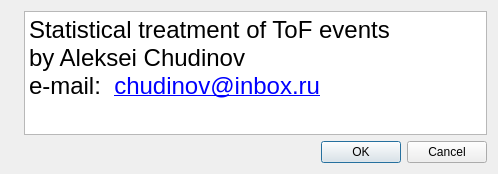
<?xml version="1.0" encoding="UTF-8"?>
<ui version="4.0">
 <class>DialogAbout</class>
 <widget class="QDialog" name="DialogAbout">
  <property name="windowModality">
   <enum>Qt::WindowModal</enum>
  </property>
  <property name="enabled">
   <bool>true</bool>
  </property>
  <property name="geometry">
   <rect>
    <x>0</x>
    <y>0</y>
    <width>498</width>
    <height>174</height>
   </rect>
  </property>
  <property name="windowTitle">
   <string>About</string>
  </property>
  <property name="windowIcon">
   <iconset resource="resources.qrc">
    <normaloff>:/Icons/mainIcon</normaloff>:/Icons/mainIcon</iconset>
  </property>
  <layout class="QVBoxLayout" name="verticalLayout">
   <item>
    <layout class="QHBoxLayout" name="horizontalLayout">
     <item>
      <widget class="QLabel" name="label">
       <property name="text">
        <string/>
       </property>
       <property name="pixmap">
        <pixmap resource="resources.qrc">:/Icons/mainIcon</pixmap>
       </property>
       <property name="scaledContents">
        <bool>false</bool>
       </property>
      </widget>
     </item>
     <item>
      <widget class="QTextEdit" name="textEdit">
       <property name="enabled">
        <bool>true</bool>
       </property>
       <property name="readOnly">
        <bool>true</bool>
       </property>
       <property name="html">
        <string>&lt;!DOCTYPE HTML PUBLIC &quot;-//W3C//DTD HTML 4.0//EN&quot; &quot;http://www.w3.org/TR/REC-html40/strict.dtd&quot;&gt;
&lt;html&gt;&lt;head&gt;&lt;meta name=&quot;qrichtext&quot; content=&quot;1&quot; /&gt;&lt;style type=&quot;text/css&quot;&gt;
p, li { white-space: pre-wrap; }
&lt;/style&gt;&lt;/head&gt;&lt;body style=&quot; font-family:'MS Shell Dlg 2'; font-size:8.25pt; font-weight:400; font-style:normal;&quot;&gt;
&lt;p style=&quot; margin-top:0px; margin-bottom:0px; margin-left:0px; margin-right:0px; -qt-block-indent:0; text-indent:0px;&quot;&gt;&lt;span style=&quot; font-size:18pt;&quot;&gt;Statistical treatment of ToF events&lt;/span&gt;&lt;/p&gt;
&lt;p style=&quot; margin-top:0px; margin-bottom:0px; margin-left:0px; margin-right:0px; -qt-block-indent:0; text-indent:0px;&quot;&gt;&lt;span style=&quot; font-size:18pt;&quot;&gt;by Aleksei Chudinov&lt;/span&gt;&lt;/p&gt;
&lt;p style=&quot; margin-top:0px; margin-bottom:0px; margin-left:0px; margin-right:0px; -qt-block-indent:0; text-indent:0px;&quot;&gt;&lt;span style=&quot; font-size:18pt;&quot;&gt;e-mail:  &lt;/span&gt;&lt;a href=&quot;mailto:chudinov@inbox.ru&quot;&gt;&lt;span style=&quot; font-size:18pt; text-decoration: underline; color:#0000ff;&quot;&gt;chudinov@inbox.ru&lt;/span&gt;&lt;/a&gt;&lt;/p&gt;&lt;/body&gt;&lt;/html&gt;</string>
       </property>
      </widget>
     </item>
    </layout>
   </item>
   <item>
    <widget class="QDialogButtonBox" name="buttonBox">
     <property name="orientation">
      <enum>Qt::Horizontal</enum>
     </property>
     <property name="standardButtons">
      <set>QDialogButtonBox::Cancel|QDialogButtonBox::Ok</set>
     </property>
    </widget>
   </item>
  </layout>
 </widget>
 <resources>
  <include location="resources.qrc"/>
 </resources>
 <connections>
  <connection>
   <sender>buttonBox</sender>
   <signal>accepted()</signal>
   <receiver>DialogAbout</receiver>
   <slot>accept()</slot>
   <hints>
    <hint type="sourcelabel">
     <x>248</x>
     <y>254</y>
    </hint>
    <hint type="destinationlabel">
     <x>157</x>
     <y>274</y>
    </hint>
   </hints>
  </connection>
  <connection>
   <sender>buttonBox</sender>
   <signal>rejected()</signal>
   <receiver>DialogAbout</receiver>
   <slot>reject()</slot>
   <hints>
    <hint type="sourcelabel">
     <x>316</x>
     <y>260</y>
    </hint>
    <hint type="destinationlabel">
     <x>286</x>
     <y>274</y>
    </hint>
   </hints>
  </connection>
 </connections>
</ui>
